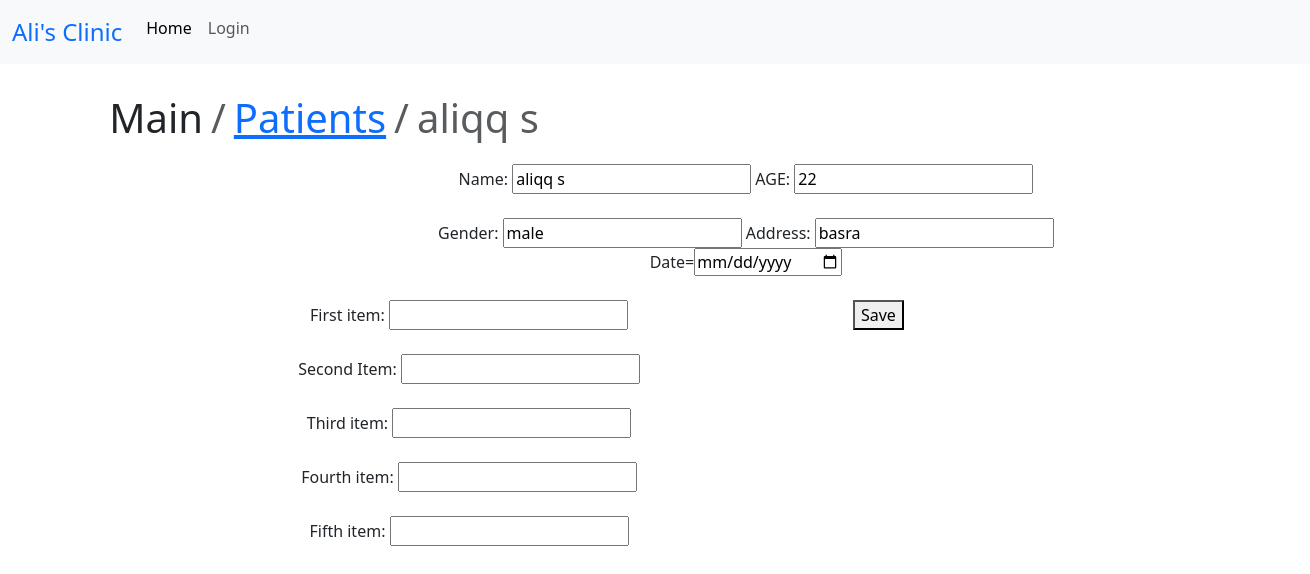
The app's page /patients/2/make_pill/ with its own data.
### home/models.py (models this page shows, shortened)
class Patients(models.Model):
    name=models.CharField(max_length=150,unique=True)
    age=models.IntegerField(null=True)
    gender=models.CharField(max_length=50)
    address=models.CharField(max_length=150,null=True)
    visits=models.PositiveIntegerField(default=0)
    visit_date=models.DateField(default=strftime("%Y-%m-%d"),null=True)

### home/views.py (the view, shortened to what this page needs)
# urls.py: path('patients/<int:patient_id>/make_pill/',views.create_pill,name='make_pill'),
def create_pill(request,patient_id):
    patient=get_object_or_404(Patient_Model,pk=patient_id)
    return render (request,'home/make_pill.html',{'patient':patient})

### templates/home/make_pill.html (shortened to what this page needs)
{%extends 'index.html'%}
{%block breadcrumb%}
<div class="col-12 offset-1 mt-4">
    <ol class="breadcrumb">
        <li class="breadcrumb-item fs-1">Main</li>
        <li class="breadcrumb-item fs-1"><a href="{%url 'patients'%}">Patients</a></li>
        <li class="breadcrumb-item fs-1 active">{{patient.name}}</li>
    </ol>
</div>
{%endblock%}
{%block content%}
<div class="col-10 offset-1">
    <form action="" method="post" enctype="multipart/form-data">
        <div class="col-10 offset-2 text-center mb-4">
            Name: <input type="text" name="name" value="{{patient.name}}">
            AGE: <input type="number" name="age" value="{{patient.age}}"><br><br>
            Gender: <input type="text" name="gender" value="{{patient.gender}}">
            Address: <input type="text" name="address" value="{{patient.address}}"><br>
            Date=<input type="date" name="date">
        </div>
        <div class="row">
            <div class="col-8 text-center">
                First item: <input type="" name="item1"><br><br>
                Second Item: <input type="text" name="item2"><br><br>
                Third item: <input type="text" name="item3"><br><br>
                Fourth item: <input type="text" name="item4"><br><br>
                Fifth item: <input type="text" name="item5">
            </div>
            <div class="col-4">
                <button type="submit">Save</button>
            </div>
        </div>
    </form>
</div>
{%endblock%}

### records on screen
Patients: name "aliqq s", age "22", gender "male", address "basra"
